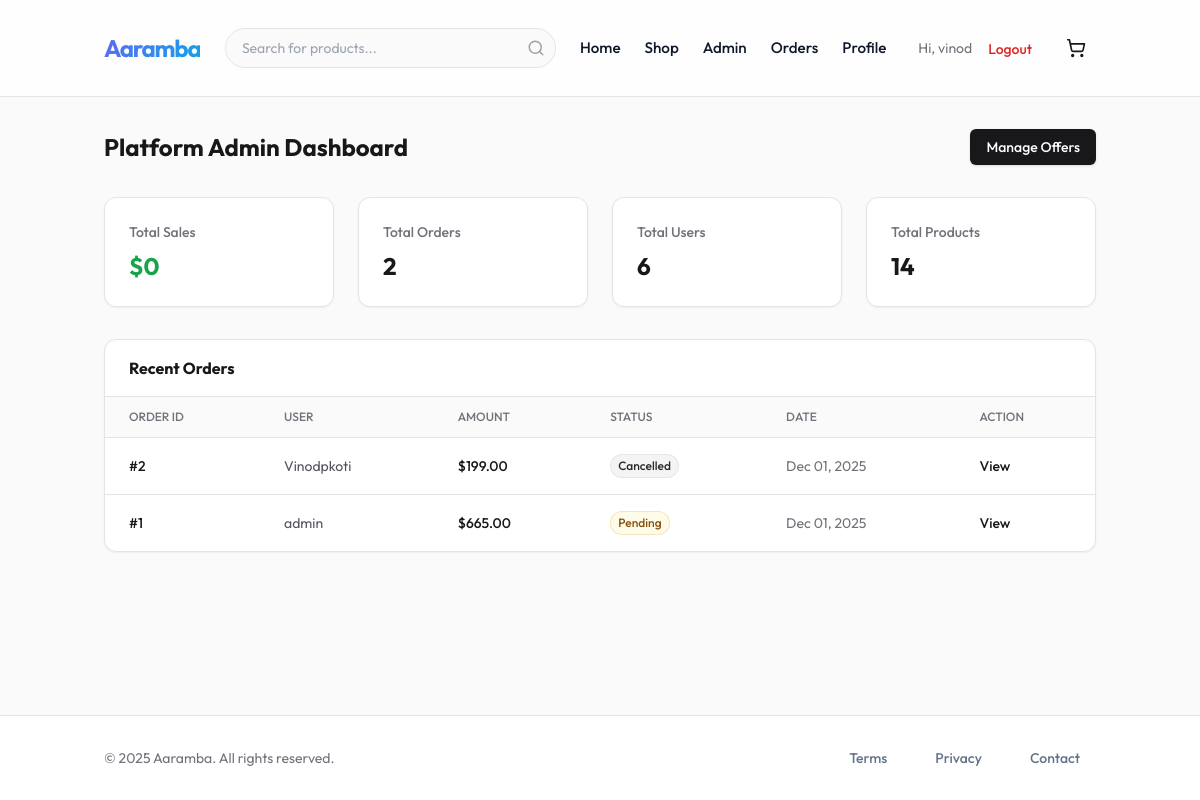
The app's page /control/dashboard/ (signed in), older data.
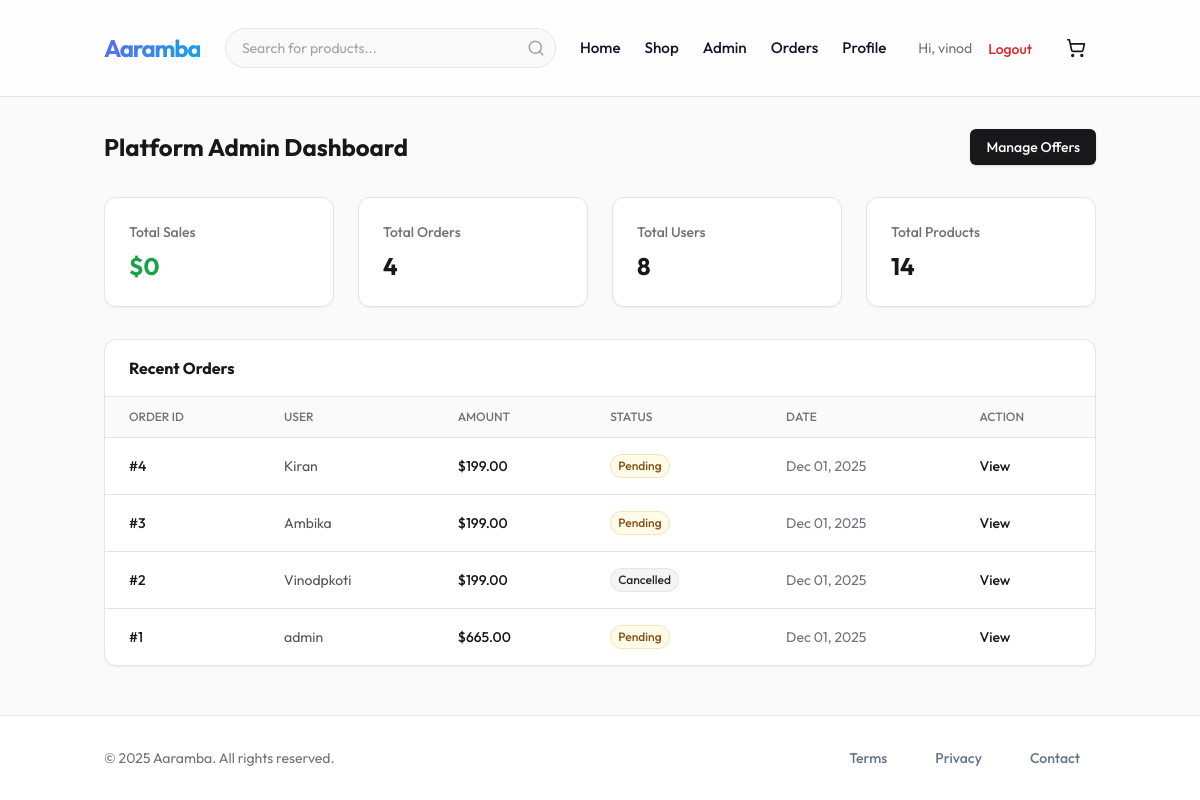
The same page, newer data.
### orders/models.py (models this page shows, shortened)
class Order(models.Model):
    class Status(models.TextChoices):
        PENDING = 'PENDING', 'Pending'
        PAID = 'PAID', 'Paid'
        FAILED = 'FAILED', 'Failed'
        CANCELLED = 'CANCELLED', 'Cancelled'
    user = models.ForeignKey(settings.AUTH_USER_MODEL, on_delete=models.CASCADE, related_name='orders')
    shipping_address = models.TextField() # Snapshot of address
    total_amount = models.DecimalField(max_digits=10, decimal_places=2)
    payment_id = models.CharField(max_length=100, blank=True, null=True) # Razorpay Order ID
    status = models.CharField(max_length=20, choices=Status.choices, default=Status.PENDING)
    created_at = models.DateTimeField(auto_now_add=True)
    updated_at = models.DateTimeField(auto_now=True)

### accounts/models.py (models this page shows, shortened)
class User(AbstractUser):
    class Role(models.TextChoices):
        ADMIN = "ADMIN", "Admin"
        CUSTOMER = "CUSTOMER", "Customer"
        SELLER = "SELLER", "Seller"
        DELIVERY = "DELIVERY", "Delivery Partner"
    role = models.CharField(max_length=50, choices=Role.choices, default=Role.CUSTOMER)
    phone = models.CharField(max_length=15, blank=True, null=True)
    is_verified = models.BooleanField(default=False)

### core/views.py (the view)
# urls.py: path('control/dashboard/', views.admin_dashboard, name='admin_dashboard'),
@login_required
def admin_dashboard(request):
    if request.user.role != 'ADMIN':
        return redirect('core:home')
    total_sales = Order.objects.filter(status=Order.Status.PAID).aggregate(Sum('total_amount'))['total_amount__sum'] or 0
    total_orders = Order.objects.count()
    total_users = User.objects.count()
    total_products = Product.objects.count()
    recent_orders = Order.objects.order_by('-created_at')[:10]
    context = {
        'total_sales': total_sales,
        'total_orders': total_orders,
        'total_users': total_users,
        'total_products': total_products,
        'recent_orders': recent_orders,
    }
    return render(request, 'core/admin_dashboard.html', context)

### templates/core/admin_dashboard.html (shortened to what the changed rows need)
{% extends 'base.html' %}
{% block content %}
<div class="container mx-auto px-4 py-8">
    <div class="flex justify-between items-center mb-8">
        <h2 class="text-2xl font-bold text-zinc-900">Platform Admin Dashboard</h2>
    </div>
    <div class="grid grid-cols-1 sm:grid-cols-2 lg:grid-cols-4 gap-6 mb-8">
        <div class="bg-white p-6 rounded-xl border border-zinc-200 shadow-sm">
            <h3 class="text-sm font-medium text-zinc-500">Total Orders</h3>
            <p class="mt-2 text-2xl font-bold text-zinc-900">{{ total_orders }}</p>
        </div>
        <div class="bg-white p-6 rounded-xl border border-zinc-200 shadow-sm">
            <h3 class="text-sm font-medium text-zinc-500">Total Users</h3>
            <p class="mt-2 text-2xl font-bold text-zinc-900">{{ total_users }}</p>
        </div>
    </div>
    <div class="bg-white rounded-xl border border-zinc-200 shadow-sm overflow-hidden">
        <div class="overflow-x-auto">
            <table class="w-full text-sm text-left">
                <thead class="text-xs text-zinc-500 uppercase bg-zinc-50 border-b border-zinc-200">
                    <tr>
                        <th class="px-6 py-3 font-medium">Order ID</th>
                        <th class="px-6 py-3 font-medium">User</th>
                        <th class="px-6 py-3 font-medium">Amount</th>
                        <th class="px-6 py-3 font-medium">Status</th>
                        <th class="px-6 py-3 font-medium">Date</th>
                        <th class="px-6 py-3 font-medium">Action</th>
                    </tr>
                </thead>
                <tbody class="divide-y divide-zinc-200">
                    {% for order in recent_orders %}
                    <tr class="hover:bg-zinc-50 transition-colors">
                        <td class="px-6 py-4 font-medium text-zinc-900">#{{ order.id }}</td>
                        <td class="px-6 py-4 text-zinc-600">{{ order.user.username }}</td>
                        <td class="px-6 py-4 text-zinc-900 font-medium">${{ order.total_amount }}</td>
                        <td class="px-6 py-4">
                            <span class="inline-flex items-center rounded-full px-2 py-1 text-xs font-medium
                                {% if order.status == 'PAID' %}bg-green-50 text-green-700 ring-1 ring-inset ring-green-600/20
                                {% elif order.status == 'PENDING' %}bg-yellow-50 text-yellow-800 ring-1 ring-inset ring-yellow-600/20
                                {% else %}bg-zinc-100 text-zinc-800 ring-1 ring-inset ring-zinc-500/10{% endif %}">
                                {{ order.get_status_display }}
                            </span>
                        </td>
                        <td class="px-6 py-4 text-zinc-500">{{ order.created_at|date:"M d, Y" }}</td>
                        <td class="px-6 py-4">
                            <a href="{% url 'orders:order_detail' order.id %}"
                                class="text-zinc-900 hover:text-zinc-600 font-medium hover:underline">View</a>
                        </td>
                    </tr>
                    {% empty %}
                    <tr>
                        <td colspan="6" class="px-6 py-8 text-center text-zinc-500">No orders found.</td>
                    </tr>
                    {% endfor %}
                </tbody>
            </table>
        </div>
    </div>
</div>
{% endblock %}

Row changes from the older to the newer data that the page shows:
added Order: id "4", user.username "Kiran", total_amount "199.00", status "Pending", created_at "Dec 01, 2025"
added Order: id "3", user.username "Ambika", total_amount "199.00", status "Pending", created_at "Dec 01, 2025"
Text that changed along with them:
{{ total_orders }}: "2" → "4"
{{ total_users }}: "6" → "8"
